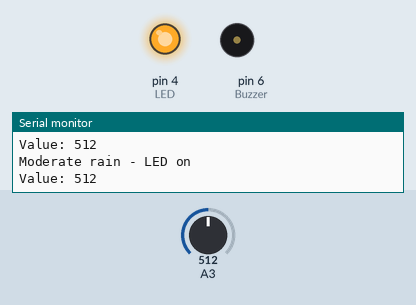
A sketch run on a simulated Arduino Uno, built with avr-gcc and run on an emulated ATmega328P. Shown: output pins drawn as LEDs (lit = HIGH), buzzer (waves = sounding, pin HIGH), the last lines printed to the serial monitor. Inputs (shaded band) come from the test bench; at power-on: A3 = 512.

Above: at 1.2 s.
1.3 s: A3 set to 490
At 2.4 s:
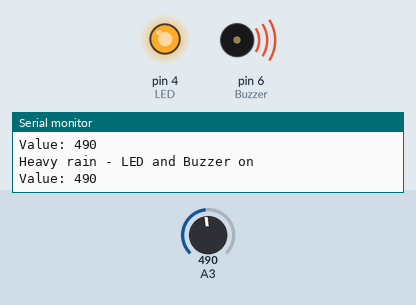
2.8 s: A3 set to 810
At 4.0 s:
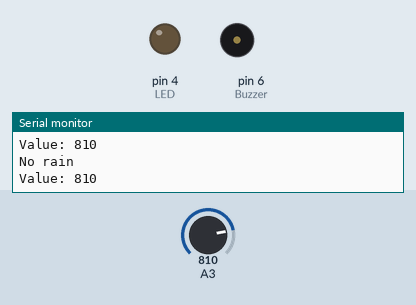
4.3 s: A3 set to 788
At 5.4 s:
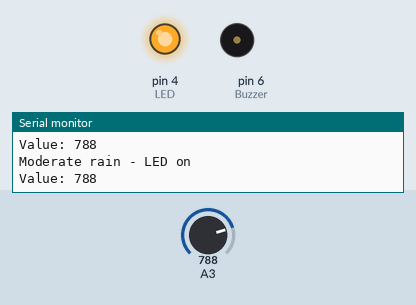
Timing chart, 0 to 7.3 s (numbered marks = the images above; inputs shaded):
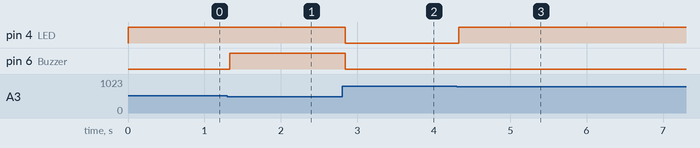

The sketch:

ALERTSYSTEM.ino
```cpp
void setup() {
  Serial.begin(9600);
  pinMode(4, OUTPUT);    // LED
  pinMode(6, OUTPUT);    // Buzzer
}

void loop() {
  int value = analogRead(A3);
  Serial.print("Value: ");
  Serial.println(value);

  if (value < 500) {

    digitalWrite(4, HIGH);
    digitalWrite(6, HIGH);
    Serial.println("Heavy rain - LED and Buzzer on");
  }
  else if (value >= 500 && value < 800) {

    digitalWrite(4, HIGH);
    digitalWrite(6, LOW);
    Serial.println("Moderate rain - LED on");
  }
  else {

    digitalWrite(4, LOW);
    digitalWrite(6, LOW);
    Serial.println("No rain");
  }
}
```

Measured:
- the behaviour switches between 500 and 499 on A3 (found by bisection; images 0 and 1)
- the behaviour switches between 800 and 799 on A3 (found by bisection; images 2 and 3)
- after the input at 1.3 s, pin 6 (Buzzer): LOW → HIGH at once
- after the input at 2.8 s, pin 4 (LED), pin 6 (Buzzer): HIGH → LOW at once
- after the input at 4.3 s, pin 4 (LED): LOW → HIGH at once
